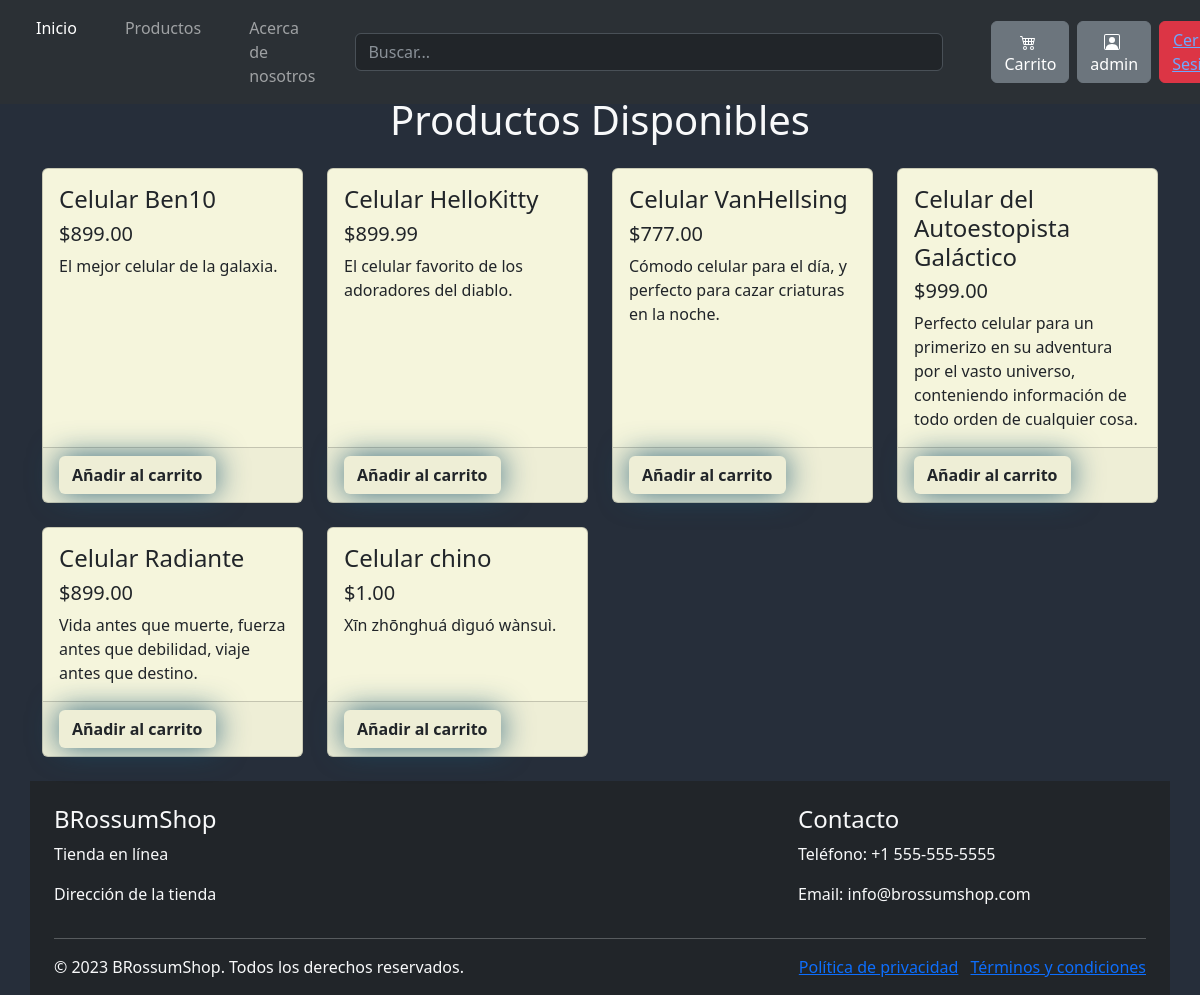
The app's page /producto/ (signed in) with its own data.
### tienda/models.py (models this page shows, shortened)
class Producto(models.Model):
    nombre = models.CharField(max_length=200, null=False, verbose_name='Nombre')
    imagen = models.CharField(max_length=500, null=False, verbose_name='Imagen')
    precio = models.DecimalField( null=False, max_digits=10, decimal_places=2, verbose_name='Precio' )
    descripcion = models.CharField(max_length=1000, default='Descripción predeterminada', verbose_name='Descripcion')
    stock = models.IntegerField(null=False, verbose_name='Stock')

### tienda/views.py (the view)
# urls.py: path('producto/', views.producto, name="producto"),
def producto(request):
    product = Producto.objects.all()
    context = {"product": product}
    return render(request, 'tienda/producto.html', context)

### tienda/templates/tienda/producto.html (shortened to what this page needs)
{% extends 'tienda/base.html' %}
{% load static %}
{% block css %}
<link rel="stylesheet" href="{% static 'tienda/'%}css/style_producto.css" />
{% endblock css %}
{% block contenido %}
<div class="container mt-4">
  <h1 class="text-center text-light pt-5">Productos Disponibles</h1>
  <div class="row mt-4">
    {% for p in product %}
    <div class="col-lg-3 col-md-6 mb-4">
      <div class="card h-100">
        <div class="card-body">
          <h4 class="card-title">{{p.nombre}}</h4>
          <h5>${{p.precio}}</h5>
          <p class="card-text">{{p.descripcion}}.</p>
        </div>
        <div class="card-footer">
          <a href="{% url 'agregar_carrito' p.id %}" class="btn btn-block Agregar">Añadir al carrito</a>
        </div>
      </div>
    </div>
    {% endfor %}
    {% endblock contenido %}

### tienda/templates/tienda/base.html (shortened to what this page needs)
<!doctype html>
<html lang="en">
<head>
    {% load static %}
    {% block css %}
    {% endblock css %}
    <link href="https://cdn.jsdelivr.net/npm/bootstrap@5.3.0/dist/css/bootstrap.min.css" rel="stylesheet"
>
</head>
<body id="bo">
    <nav class="navbar navbar-expand-lg bg-body-tertiary fixed-top" data-bs-theme="dark">
        <div class="container-fluid">
            <div class="offcanvas offcanvas-start" tabindex="-1" id="offcanvasNavbar"
                aria-labelledby="offcanvasNavbarLabel">
                <div class="offcanvas-body">
                    <ul class="navbar-nav justify-content-start flex-grow-1 pe-3">
                        <li class="nav-item px-3">
                            <a class="nav-link active" aria-current="page" href="{% url 'index' %}">Inicio</a>
                        </li>
                        <li class="nav-item px-3">
                            <a class="nav-link" href="{% url 'producto' %}">Productos</a>
                        </li>
                        <li class="nav-item px-3">
                            <a class="nav-link" href="{% url 'acercade' %}">Acerca de nosotros</a>
                        </li>
                    </ul>
                </div>
            </div>
            <form class="col-6 me-md-5" role="search">
                <input type="search" class="form-control form-control-dark" placeholder="Buscar..." aria-label="Buscar">
            </form>
            <a href="{% url 'carrito' %}">
                <button type="button" class="btn btn-secondary me-md-2">
                    <p class=" d-none d-sm-block">Carrito</p>
                </button>
            </a>
            {% if request.user.is_authenticated %}
                <a href="{% url 'perfil' %}">
                    <button type="button" class="btn btn-secondary me-md-2">
                        <p class=" d-none d-sm-block">{{user.username}}</p>
                    </button>
                </a>
                <button type="button" class="btn btn-danger"><a href="{% url 'exit' %}">Cerrar Sesion</a></button>
            {% endif %}
        </div>
    </nav>
    <br>
    {% block contenido %}
    {% endblock %}
    <footer class="bg-dark text-light">
        <div class="container">
            <div class="row">
                <div class="col-md-4 mt-4">
                    <h4>BRossumShop</h4>
                    <p>Tienda en línea</p>
                    <p>Dirección de la tienda</p>
                </div>
                <div class="col-md-4 mt-4">
                </div>
                <div class="col-md-4 mt-4">
                    <h4>Contacto</h4>
                    <p>Teléfono: +1 555-555-5555</p>
                    <p>Email: info@brossumshop.com</p>
                </div>
            </div>
            <hr>
            <div class="row">
                <div class="col-sm-6">
                    <p>&copy; 2023 BRossumShop. Todos los derechos reservados.</p>
                </div>
                <div class="col-sm-6 text-end">
                    <ul class="list-inline">
                        <li class="list-inline-item"><a href="#">Política de privacidad</a></li>
                        <li class="list-inline-item"><a href="#">Términos y condiciones</a></li>
                    </ul>
                </div>
            </div>
        </div>
    </footer>
</body>
</html>

### tienda/static/tienda/css/style_producto.css (style rules this page uses)
body { background: #262e3a !important; }
.btn { display: flex; align-items: center; }
.btn svg { margin-right: 5px; }
.btn p { margin: 0; }
div.card { background-color: beige; }
.Agregar { background: #048ce7; padding: 10px; font-size: 16px; font-weight: 700!important; color: white; box-shadow: 0 0 30px rgba(23, 85, 114, 0.836); transition: 0.5s ease-in; }

### records on screen
Producto: nombre "Celular Ben10", precio "899.00", descripcion "El mejor celular de la galaxia"
Producto: nombre "Celular HelloKitty", precio "899.99", descripcion "El celular favorito de los adoradores del diablo"
Producto: nombre "Celular VanHellsing", precio "777.00", descripcion "Cómodo celular para el día, y perfecto para cazar criaturas en la noche"
Producto: nombre "Celular del Autoestopista Galáctico", precio "999.00", descripcion "Perfecto celular para un primerizo en su adventura por el vasto universo, conteniendo información de todo orden de cualquier cosa"
Producto: nombre "Celular Radiante", precio "899.00", descripcion "Vida antes que muerte, fuerza antes que debilidad, viaje antes que destino"
Producto: nombre "Celular chino", precio "1.00", descripcion "Xīn zhōnghuá dìguó wànsuì"

### other values on screen
{{ user.username }} "admin"
